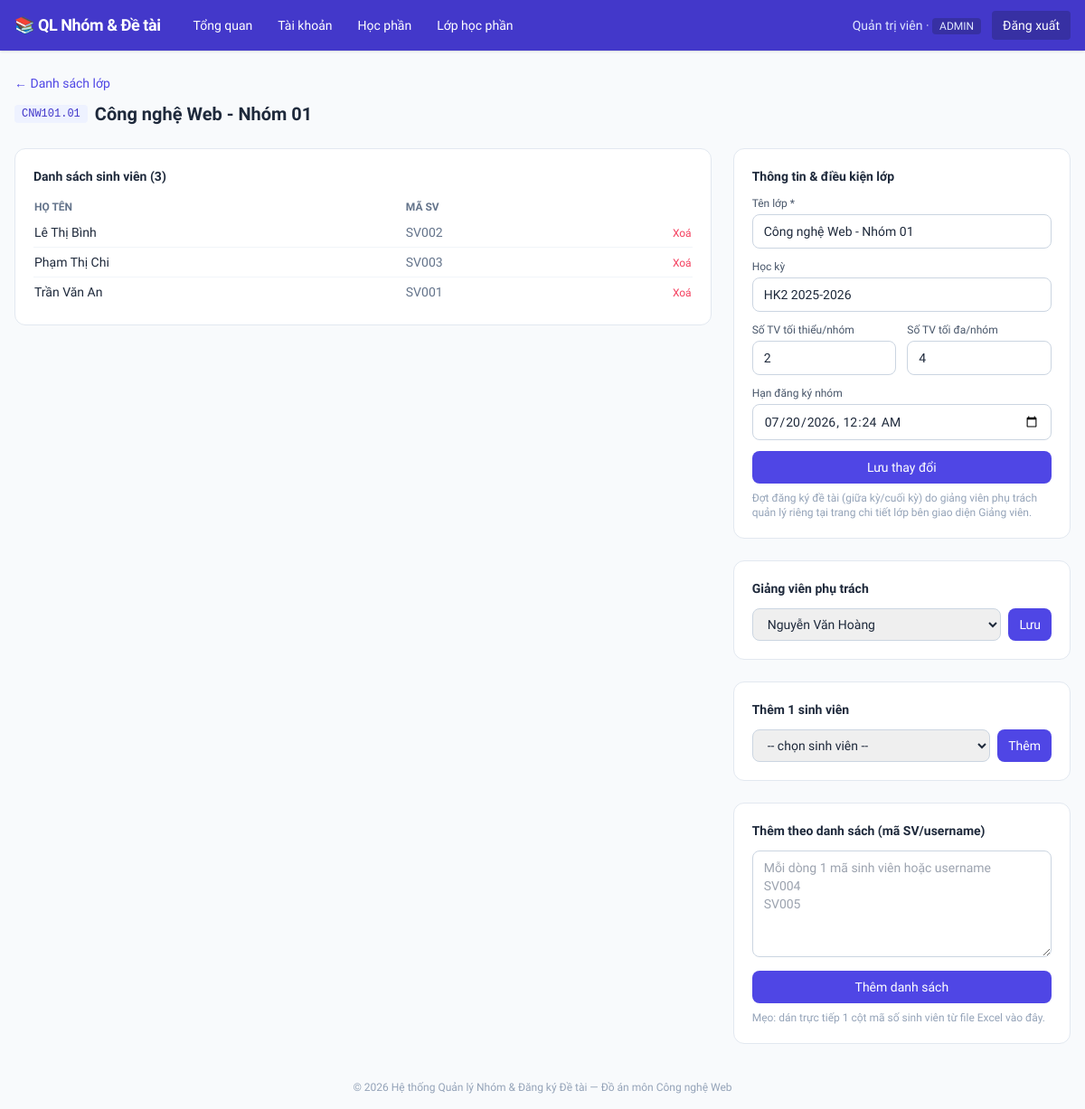
The app's page /admin/lop_detail.php?id=1 (signed in) with its own data.
### tables this page shows
CREATE TABLE lop_hocphan (
    id INT AUTO_INCREMENT PRIMARY KEY,
    ma_lop VARCHAR(30) NOT NULL UNIQUE,
    ten_lop VARCHAR(150) NOT NULL,
    hocphan_id INT NOT NULL,
    giangvien_id INT DEFAULT NULL,
    hoc_ky VARCHAR(20) DEFAULT NULL COMMENT 'VD: HK1 2025-2026',
    si_so_nhom_toi_thieu INT NOT NULL DEFAULT 2,
    si_so_nhom_toi_da INT NOT NULL DEFAULT 5,
    han_dang_ky_nhom DATETIME DEFAULT NULL,
    created_at DATETIME DEFAULT CURRENT_TIMESTAMP,
    FOREIGN KEY (hocphan_id) REFERENCES hocphan(id) ON DELETE CASCADE,
    FOREIGN KEY (giangvien_id) REFERENCES users(id) ON DELETE SET NULL
);

CREATE TABLE users (
    id INT AUTO_INCREMENT PRIMARY KEY,
    username VARCHAR(50) NOT NULL UNIQUE,
    password VARCHAR(255) NOT NULL,
    ho_ten VARCHAR(150) NOT NULL,
    email VARCHAR(150),
    mssv_mgv VARCHAR(50) COMMENT 'Mã số sinh viên hoặc mã giảng viên',
    role ENUM('admin','giangvien','sinhvien') NOT NULL,
    trang_thai ENUM('active','locked') NOT NULL DEFAULT 'active',
    created_at DATETIME DEFAULT CURRENT_TIMESTAMP
);

### includes/auth.php (called while the page is built, shortened)
<?php
function dang_nhap(): bool
{
    return isset($_SESSION['user_id']);
}
function current_user(): ?array
{
    return [
        'id'      => $_SESSION['user_id'],
        'username'=> $_SESSION['username'],
        'ho_ten'  => $_SESSION['ho_ten'],
        'role'    => $_SESSION['role'],
    ];
}

### includes/functions.php (called while the page is built, shortened)
<?php
function e(?string $str): string
{
    return htmlspecialchars($str ?? '', ENT_QUOTES, 'UTF-8');
}

### config/database.php (called while the page is built, shortened)
<?php
$DB_HOST = 'localhost';
$DB_NAME = 'qlnhom_detai';
$DB_USER = 'root';
$DB_PASS = '';
try {
    $mysqli = new mysqli($DB_HOST, $DB_USER, $DB_PASS, $DB_NAME);
    $mysqli->set_charset('utf8mb4');
} catch (mysqli_sql_exception $e) {
    die('Lỗi kết nối CSDL: ' . htmlspecialchars($e->getMessage()) .
        '<br>Hãy kiểm tra XAMPP (Apache + MySQL) đã bật, đã import file database/schema.sql, và PHP đang dùng là bản >= 8.1.');
}
function db_stmt(string $sql, array $params = []): mysqli_stmt
{
    global $mysqli;
    $stmt = $mysqli->prepare($sql);
    $stmt->execute($params);
    return $stmt;
}
function db_query(string $sql, array $params = []): array
{
    $stmt = db_stmt($sql, $params);
    $result = $stmt->get_result();
    $rows = $result ? $result->fetch_all(MYSQLI_ASSOC) : [];
    return $rows;
}
function db_query_one(string $sql, array $params = []): ?array
{
    $rows = db_query($sql, $params);
    return $rows[0] ?? null;
}

### admin/lop_detail.php (the view, shortened to what this page needs)
<?php
$id = (int)($_GET['id'] ?? 0);
$lop = db_query_one('SELECT l.*, h.ma_hp, h.ten_hp FROM lop_hocphan l JOIN hocphan h ON h.id=l.hocphan_id WHERE l.id=?', [$id]);
$giangviens = db_query("SELECT * FROM users WHERE role='giangvien' ORDER BY ho_ten");
$svInLop = db_query("
    SELECT u.* FROM lop_sinhvien ls JOIN users u ON u.id = ls.sinhvien_id
    WHERE ls.lop_id = ? ORDER BY u.ho_ten
", [$id]);
include __DIR__ . '/../includes/header.php';
?>
<a href="<?= BASE_URL ?>/admin/lop.php" class="text-sm text-brand-600 hover:underline">← Danh sách lớp</a>
<div class="flex items-center gap-2 mt-2 mb-6">
  <span class="font-mono text-xs bg-brand-50 text-brand-700 px-2 py-0.5 rounded"><?= e($lop['ma_lop']) ?></span>
  <h1 class="text-xl font-bold text-slate-800"><?= e($lop['ten_lop']) ?></h1>
</div>
<div class="grid md:grid-cols-3 gap-6">
  <div class="md:col-span-2 space-y-6">
    <div class="bg-white border border-slate-200 rounded-xl p-5">
      <h2 class="font-semibold text-slate-800 mb-3 text-sm">Danh sách sinh viên (<?= count($svInLop) ?>)</h2>
      <table class="w-full text-sm">
        <thead class="text-slate-500 text-xs uppercase"><tr><th class="text-left py-1">Họ tên</th><th class="text-left py-1">Mã SV</th><th></th></tr></thead>
        <tbody class="divide-y divide-slate-100">
          <?php foreach ($svInLop as $sv): ?>
          <tr>
            <td class="py-1.5"><?= e($sv['ho_ten']) ?></td>
            <td class="py-1.5 text-slate-500"><?= e($sv['mssv_mgv']) ?></td>
            <td class="py-1.5 text-right">
              <form method="post" onsubmit="return confirm('Xoá sinh viên khỏi lớp?');">
                <button class="text-xs text-rose-500 hover:text-rose-700">Xoá</button>
              </form>
            </td>
          </tr>
          <?php endforeach; ?>
        </tbody>
      </table>
    </div>
  </div>
  <div class="space-y-6">
    <div class="bg-white border border-slate-200 rounded-xl p-5">
      <h2 class="font-semibold text-slate-800 mb-3 text-sm">Thông tin & điều kiện lớp</h2>
      <form method="post" class="space-y-3">
        <div>
          <label class="block text-xs font-medium text-slate-600 mb-1">Tên lớp *</label>
          <input name="ten_lop" required value="<?= e($lop['ten_lop']) ?>" class="w-full border border-slate-300 rounded-lg px-3 py-2 text-sm">
        </div>
        <div>
          <label class="block text-xs font-medium text-slate-600 mb-1">Học kỳ</label>
          <input name="hoc_ky" value="<?= e($lop['hoc_ky']) ?>" class="w-full border border-slate-300 rounded-lg px-3 py-2 text-sm">
        </div>
        <div class="grid grid-cols-2 gap-3">
          <div>
            <label class="block text-xs font-medium text-slate-600 mb-1">Số TV tối thiểu/nhóm</label>
            <input name="si_so_nhom_toi_thieu" type="number" min="1" value="<?= (int)$lop['si_so_nhom_toi_thieu'] ?>" class="w-full border border-slate-300 rounded-lg px-3 py-2 text-sm">
          </div>
          <div>
            <label class="block text-xs font-medium text-slate-600 mb-1">Số TV tối đa/nhóm</label>
            <input name="si_so_nhom_toi_da" type="number" min="1" value="<?= (int)$lop['si_so_nhom_toi_da'] ?>" class="w-full border border-slate-300 rounded-lg px-3 py-2 text-sm">
          </div>
        </div>
        <div>
          <label class="block text-xs font-medium text-slate-600 mb-1">Hạn đăng ký nhóm</label>
          <input name="han_dang_ky_nhom" type="datetime-local"
            value="<?= $lop['han_dang_ky_nhom'] ? date('Y-m-d\TH:i', strtotime($lop['han_dang_ky_nhom'])) : '' ?>"
            class="w-full border border-slate-300 rounded-lg px-3 py-2 text-sm">
        </div>
        <button class="w-full bg-brand-600 hover:bg-brand-700 text-white text-sm px-3 py-2 rounded-lg">Lưu thay đổi</button>
      </form>
      <p class="text-xs text-slate-400 mt-2">Đợt đăng ký đề tài (giữa kỳ/cuối kỳ) do giảng viên phụ trách quản lý riêng tại trang chi tiết lớp bên giao diện Giảng viên.</p>
    </div>
    <div class="bg-white border border-slate-200 rounded-xl p-5">
      <h2 class="font-semibold text-slate-800 mb-3 text-sm">Giảng viên phụ trách</h2>
      <form method="post" class="flex gap-2">
        <select name="giangvien_id" class="flex-1 border border-slate-300 rounded-lg px-3 py-2 text-sm">
          <?php foreach ($giangviens as $gv): ?>
            <option value="<?= $gv['id'] ?>" <?= $lop['giangvien_id']==$gv['id']?'selected':'' ?>><?= e($gv['ho_ten']) ?></option>
          <?php endforeach; ?>
        </select>
        <button class="bg-brand-600 hover:bg-brand-700 text-white text-sm px-3 py-2 rounded-lg">Lưu</button>
      </form>
    </div>
    <div class="bg-white border border-slate-200 rounded-xl p-5">
      <h2 class="font-semibold text-slate-800 mb-3 text-sm">Thêm 1 sinh viên</h2>
      <form method="post" class="flex gap-2">
        <select name="sinhvien_id" class="flex-1 border border-slate-300 rounded-lg px-3 py-2 text-sm">
          <option value="">-- chọn sinh viên --</option>
        </select>
        <button class="bg-brand-600 hover:bg-brand-700 text-white text-sm px-3 py-2 rounded-lg">Thêm</button>
      </form>
    </div>
    <div class="bg-white border border-slate-200 rounded-xl p-5">
      <h2 class="font-semibold text-slate-800 mb-3 text-sm">Thêm theo danh sách (mã SV/username)</h2>
      <form method="post">
        <textarea name="ds_ma" rows="5" placeholder="Mỗi dòng 1 mã sinh viên hoặc username&#10;SV004&#10;SV005" class="w-full border border-slate-300 rounded-lg px-3 py-2 text-sm"></textarea>
        <button class="w-full mt-2 bg-brand-600 hover:bg-brand-700 text-white text-sm px-3 py-2 rounded-lg">Thêm danh sách</button>
      </form>
      <p class="text-xs text-slate-400 mt-2">Mẹo: dán trực tiếp 1 cột mã số sinh viên từ file Excel vào đây.</p>
    </div>
  </div>
</div>
<?php include __DIR__ . '/../includes/footer.php'; ?>

### includes/header.php (shortened to what this page needs)
<?php
$user = current_user();
?>
<!DOCTYPE html>
<html lang="vi">
<head>
<script src="https://cdn.tailwindcss.com"></script>
</head>
<body class="bg-slate-50 text-slate-800 min-h-screen flex flex-col">
<?php if ($user): ?>
<header class="bg-brand-700 text-white sticky top-0 z-30 shadow">
  <div class="max-w-7xl mx-auto px-4 flex items-center justify-between h-14">
    <div class="flex items-center gap-6">
      <a href="<?= BASE_URL ?>/<?= $user['role'] ?>/dashboard.php" class="font-bold text-lg tracking-tight">
        📚 QL Nhóm & Đề tài
      </a>
      <nav class="hidden md:flex items-center gap-1 text-sm">
        <?php if ($user['role'] === 'admin'): ?>
          <a href="<?= BASE_URL ?>/admin/dashboard.php" class="px-3 py-2 rounded hover:bg-brand-600">Tổng quan</a>
          <a href="<?= BASE_URL ?>/admin/accounts.php" class="px-3 py-2 rounded hover:bg-brand-600">Tài khoản</a>
          <a href="<?= BASE_URL ?>/admin/hocphan.php" class="px-3 py-2 rounded hover:bg-brand-600">Học phần</a>
          <a href="<?= BASE_URL ?>/admin/lop.php" class="px-3 py-2 rounded hover:bg-brand-600">Lớp học phần</a>
        <?php elseif ($user['role'] === 'giangvien'): ?>
          <a href="<?= BASE_URL ?>/giangvien/dashboard.php" class="px-3 py-2 rounded hover:bg-brand-600">Lớp của tôi</a>
          <a href="<?= BASE_URL ?>/giangvien/detai.php" class="px-3 py-2 rounded hover:bg-brand-600">Ngân hàng đề tài</a>
        <?php elseif ($user['role'] === 'sinhvien'): ?>
          <a href="<?= BASE_URL ?>/sinhvien/dashboard.php" class="px-3 py-2 rounded hover:bg-brand-600">Lớp của tôi</a>
          <a href="<?= BASE_URL ?>/sinhvien/loi_moi.php" class="px-3 py-2 rounded hover:bg-brand-600">Lời mời nhóm</a>
        <?php endif; ?>
      </nav>
    </div>
    <div class="flex items-center gap-3 text-sm">
      <span class="hidden sm:inline text-brand-100"><?= e($user['ho_ten']) ?> · <span class="uppercase text-xs bg-brand-800 px-2 py-0.5 rounded"><?= e($user['role']) ?></span></span>
      <a href="<?= BASE_URL ?>/logout.php" class="bg-brand-800 hover:bg-brand-900 px-3 py-1.5 rounded transition">Đăng xuất</a>
    </div>
  </div>
</header>
<?php endif; ?>
<main class="flex-1 max-w-7xl w-full mx-auto px-4 py-6">

### includes/footer.php
</main>
<footer class="text-center text-xs text-slate-400 py-4">
  © <?= date('Y') ?> <?= SITE_NAME ?> — Đồ án môn Công nghệ Web
</footer>
</body>
</html>

### includes/header.php (style rules this page uses)
body { font-family:'Be Vietnam Pro',sans-serif; }

### records on screen
lop_hocphan: ma_lop "CNW101.01", ten_lop "Công nghệ Web - Nhóm 01", hoc_ky "HK2 2025-2026", si_so_nhom_toi_thieu "2", si_so_nhom_toi_da "4", han_dang_ky_nhom "07/20/2026 00:24", giangvien_id "Nguyễn Văn Hoàng"
users: ho_ten "Lê Thị Bình", mssv_mgv "SV002"
users: ho_ten "Phạm Thị Chi", mssv_mgv "SV003"
users: ho_ten "Trần Văn An", mssv_mgv "SV001"

### other values on screen
$user['ho_ten'] "Quản trị viên"
$user['role'] "ADMIN"
count($svInLop) "3"
SITE_NAME "Hệ thống Quản lý Nhóm & Đăng ký Đề tài"
